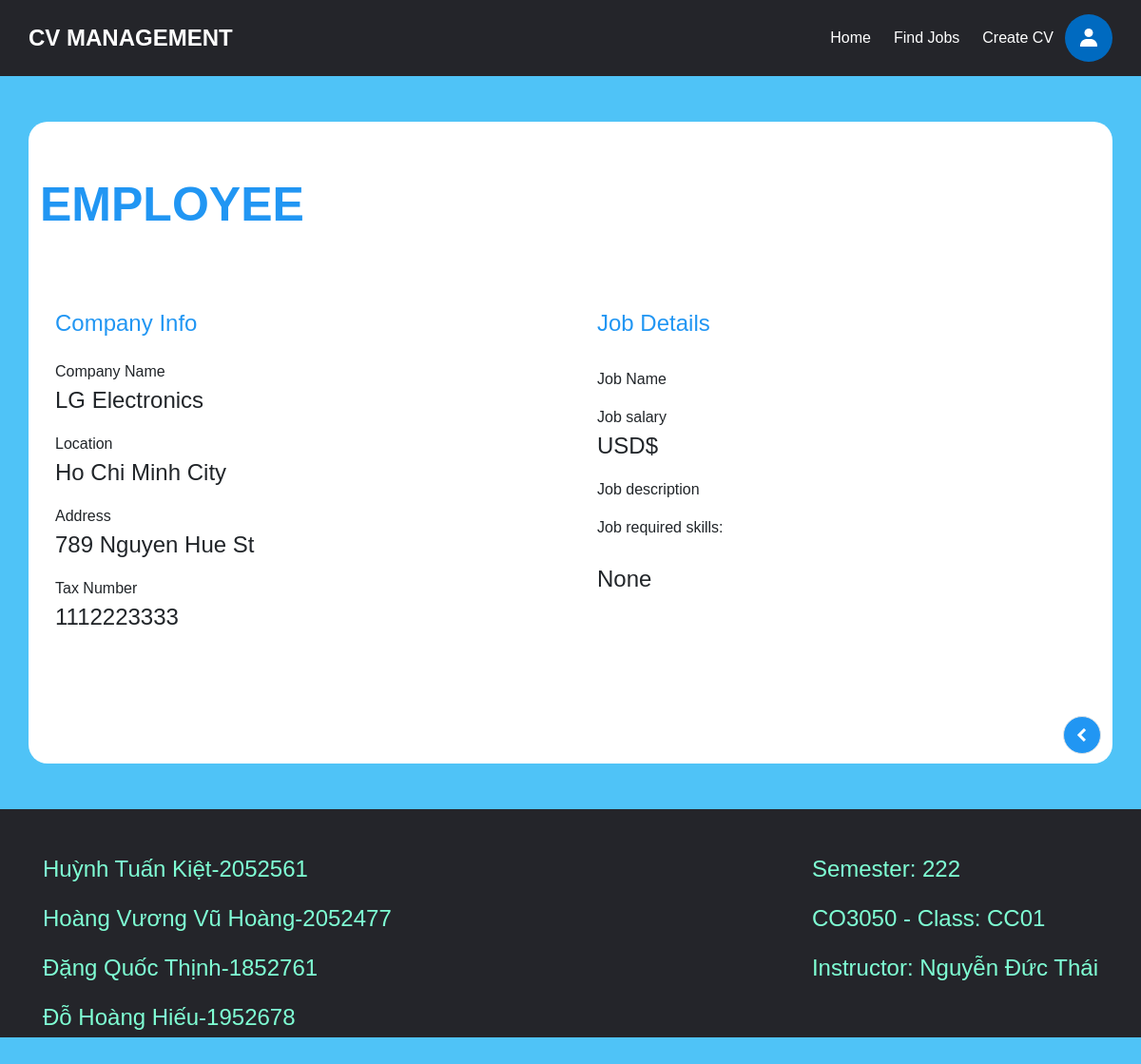
/pages/job_description.php?company=LG Electronics, run on the app's committed database.
### tables this page shows
CREATE TABLE IF NOT EXISTS EMPLOYER (
  id VARCHAR(6),
  name VARCHAR(50) NOT NULL,
  email VARCHAR(100) NOT NULL,
  password VARCHAR(255) NOT NULL,
  phonenumber VARCHAR(20) NOT NULL,
  company_name VARCHAR(50) NOT NULL,
  tax_number VARCHAR(20) NOT NULL,
  location VARCHAR(100) NOT NULL,
  address VARCHAR(100) NOT NULL,
  PRIMARY KEY (id, email)
);

### pages/job_description.php (the view, shortened to what this page needs)
<!DOCTYPE html>
<html lang="en">
<head>
    <link href="https://cdn.jsdelivr.net/npm/bootstrap@5.0.2/dist/css/bootstrap.min.css" rel="stylesheet">
    <link rel="stylesheet" href="./pages/styles.css">
    <link rel="stylesheet" href="https://cdn.jsdelivr.net/npm/bootstrap@5.0.1/dist/css/bootstrap.min.css">
</head>
<?php
    if ($_SESSION['login'] == 1){
?>
<header>
    <div class = "logo" >CV MANAGEMENT</div>
    <ul class = "nav" id="list">
        <li>
            <a href="./index.php?page=home" title = "CVMangement home page">Home</a>
        </li>
        <li>
            <a href="./index.php?page=candidate_search" title = "CVMangement candidate search">Candidate Search</a>
        </li>
        <li>
            <a href="./index.php?page=create_job" title = "CVMangement create job">Post A Job</a>
        </li>
    </ul>
    <button onclick="myFunction()"><img/></button>
    <ul class = "nav" id="profile">
        <li>
            <a href="./index.php?page=profile">Profile</a>
        </li>
        <li>
            <a href="./index.php?page=logout">Log out</a>
        </li>
    </ul>
</header>
<?php
    }
    else if ($_SESSION['login'] == 0){
?>
<header>
    <div class = "logo">CV MANAGEMENT</div>
    <ul class = "nav" id="list">
        <li>
            <a href="./index.php?page=home" title = "CVMangement home page">Home</a>
        </li>
        <li>
            <a href = "./index.php?page=find_jobs" title = "CVMangement find jobs page">Find Jobs</a>
        </li>
        <li>
            <a href="./index.php?page=create_cv" title = "CVMangement CV page">Create CV</a>
        </li>
    </ul>
    <button onclick="myFunction()"><img/></button>
</header>
<?php
    }
?>
<body style="background: #4FC3F7;">
    <div class="container rounded bg-white mt-5 mb-5 surround">
        <div class="row my-row">
            <h1 id="profile-type" style="margin-top: 5%;">EMPLOYEE</h1>
            <div class="col-md-6 border-right">
                <div class="p-3 py-5" >
                    <div class="d-flex justify-content-between align-items-center mb-3">
                        <h4 class="text-right" style="color: #2196F3;">Company Info</h4>
                    </div>
                    <div class="row mt-3" id="personal">
                        <?php
                        $dbname = "CVManagement";
                        $servername = "localhost";
                        $db_username = "root";
                        $db_password = "";
                        $conn = mysqli_connect($servername, $db_username, $db_password, $dbname);
                        $company_id = $_GET['company'];
                        $employer_query = "SELECT * FROM EMPLOYER WHERE company_name = '$company_id'";
                        $employer_result = mysqli_query($conn, $employer_query);
                        $row = mysqli_fetch_assoc($employer_result);
                        echo "
                        <div class=\"col-md-12\" >
                            <label class=\"labels\">Company Name</label>
                            <P class=\"info\" id=\"company_name\">${row['company_name']} </P>
                        </div>
                        ";
                        echo "
                        <div class=\"col-md-12\">
                            <label class=\"labels\">Location</label>
                            <P class=\"info\">${row['location']} </P>
                        </div>
                        ";
                        echo "
                        <div class=\"col-md-12\">
                            <label class=\"labels\">Address</label>
                            <P class=\"info\">${row['address']} </P>
                        </div>
                        ";
                        echo "
                        <div class=\"col-md-12\">
                            <label class=\"labels\">Tax Number</label>
                            <P class=\"info\">${row['tax_number']} </P>
                        </div>
                        ";
                        ?>
                    </div>
                </div>
            </div>
            <div class="col-md-5">
                <div class="p-3 py-5">
                    <div class="d-flex justify-content-between align-items-center experience">
                        <h4 class="text-right" style="color: #2196F3;">Job Details</h4>
                    </div>
                    <br>
                    <div>
                    <?php
                        $job_query = "SELECT * FROM JOBS WHERE employer_id = '" . $row["id"] . "' and name = '" . $_GET["job"] . "'";
                        $job_result = mysqli_query($conn, $job_query);
                        $row = mysqli_fetch_assoc($job_result);
                        echo "
                        <div class=\"col-md-12\" >
                            <label class=\"labels\">Job Name</label>
                            <P class=\"info\">${row['name']} </P>
                        </div>
                        ";
                        echo "
                        <div class=\"col-md-12\">
                            <label class=\"labels\">Job salary</label>
                            <P class=\"info\">${row['salary']} USD$</P>
                        </div>
                        ";
                        echo "
                        <div class=\"col-md-12\">
                            <label class=\"labels\">Job description</label>
                            <P class=\"info\">${row['description']} </P>
                        </div>
                        ";
                        $skills = array();
                        echo "<div class=\"col-md-12\">";
                        echo "<label class=\"labels\">Job required skills: </label>";
                        echo"<br></br>";
                        echo "<P class=\"info\">";
                        if (count($skills) == 0)
                        echo "None";
                        else
                        echo implode(", ", $skills);
                        echo " </P>";
                        echo "</div>";
                        ?>
                    </div>
                </div>
            </div>
            <div style="display: flex; justify-content: flex-end; margin-bottom:10px; margin-right:10px;">
            <a href="<?php echo $_SERVER['HTTP_REFERER'];?>" class="border px-3 p-1 add-experience"><img/></a>
            </div>
        </div>
    </div>
</body>
<footer>
    <div class ="mssv">
        <div class ="name" style="margin-right: auto;">
            <p> Huỳnh Tuấn Kiệt-2052561</p>
            <p> Hoàng Vương Vũ Hoàng-2052477 </p>
            <p> Đặng Quốc Thịnh-1852761 </p>
            <p> Đỗ Hoàng Hiếu-1952678</p>
        </div>
        <div class ="lop">
            <p> Semester: 222 </p>
            <p> CO3050 - Class: CC01 </p>
            <p> Instructor: Nguyễn Đức Thái </p>
        </div>
    </div>
</footer>
</html>

### pages/styles.css (style rules this page uses)
* { margin: 0; padding: 0; box-sizing: border-box; }
body { overflow-x: hidden; min-height: 50vh; }
header { position: relative; left: 0px; top: 0px; width: 100vw; height: 10vh; background-color: #24252A; display: flex; align-items: center; padding: 0 2.5vw; box-sizing: border-box; justify-content: flex-end; }
footer { position: relative; width: 100vw; height: 30vh; background-color: #24252A; align-items: center; padding: 20px; justify-content: center; color: aquamarine; font-size: 24px; }
footer .mssv { padding: 25px; display: flex; font-size: 100%; justify-content:right; flex-direction: row; }
header .logo { color: white; font-size: 24px; font-weight: bold; text-align: center; font-family: 'Montserrat', sans-serif; margin-right: auto; }
li, a, button { font-family: 'Montserrat', sans-serif; color: white; text-decoration: none; font-weight: 400; font-size: 16px; border: none; outline: none; }
.nav { list-style: none; white-space: nowrap; overflow-x: auto; }
.nav li { display: inline-block; padding: 0 1vw; }
.nav li a { transition: all 0.3s ease 0s; }
header button { cursor: pointer; width: 50px; height: 50px; background-color: #006ac0; border-radius: 50%; transition: all 0.3s ease 0s; }
.container.rounded.bg-white.mt-5.mb-5.surround { min-height: 80vh; border-radius: 20px 20px !important; }
.row.my-row >div { margin-top: 12.5%; }
.labels { font-size: 100%; }
.info { font-size: 150%; }
.add-experience { background: #2196F3; width: 40px; height: 40px; border-radius: 50%; display: flex; justify-content: center; align-items: center; cursor: pointer; }
#profile-type { font-size: 50px; text-transform: uppercase; margin-bottom: 10px; font-weight: bold; color: #2196F3; }

### pages/job_description.php (style rules this page uses)
a, ul { list-style: none; text-decoration: none; color: #fff; margin: 0; padding: 0; }
body { font-family: Arial, sans-serif; background-color: #f5f5f5; }
.row.my-row >div { margin-top: 2%; }

### data on the page
employer: company_name "LG Electronics", location "Ho Chi Minh City", address "789 Nguyen Hue St", tax_number "1112223333"
